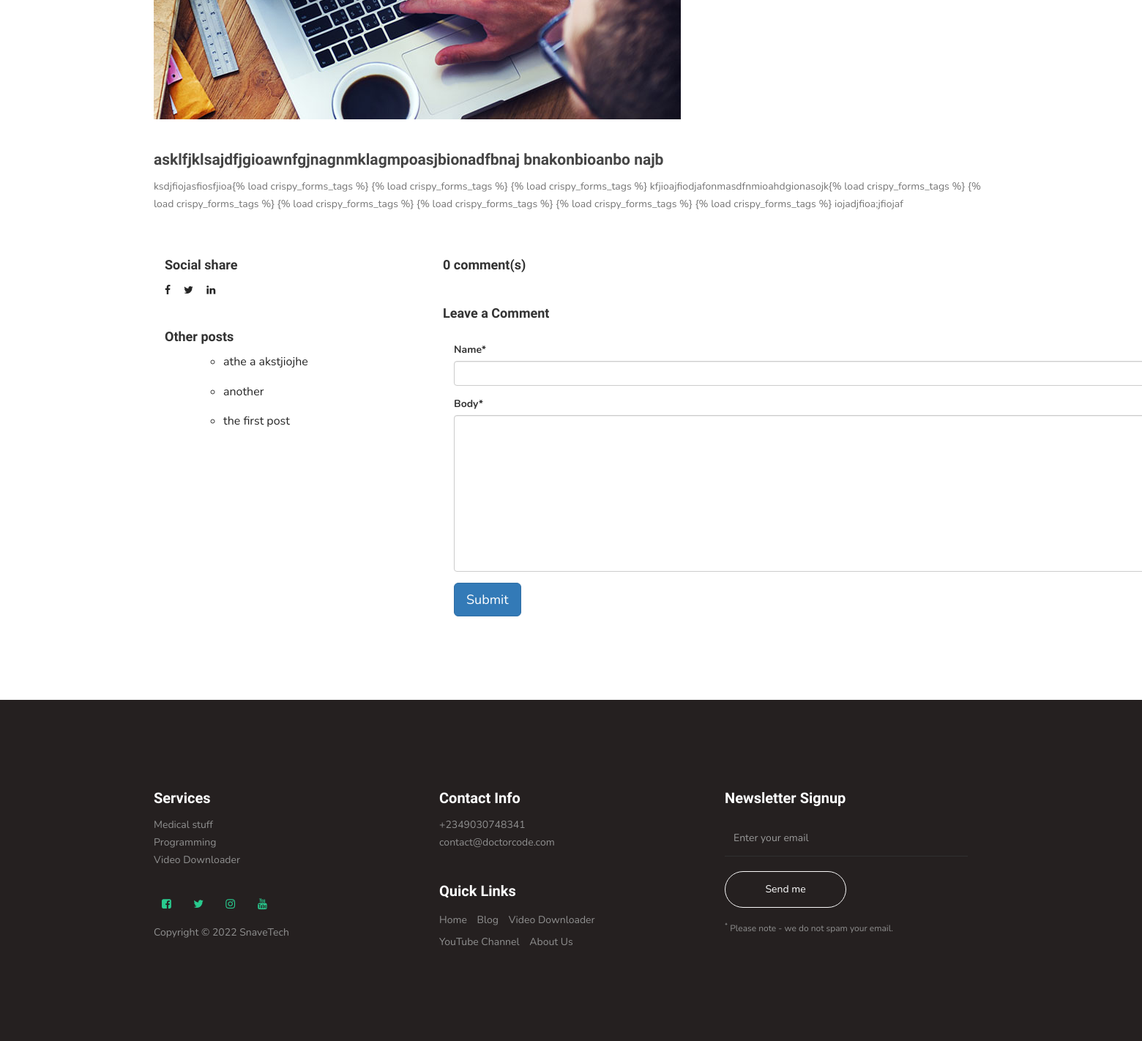
Page /blog/athe-a-akstjiojhe/ (lower part) on the earlier database version.
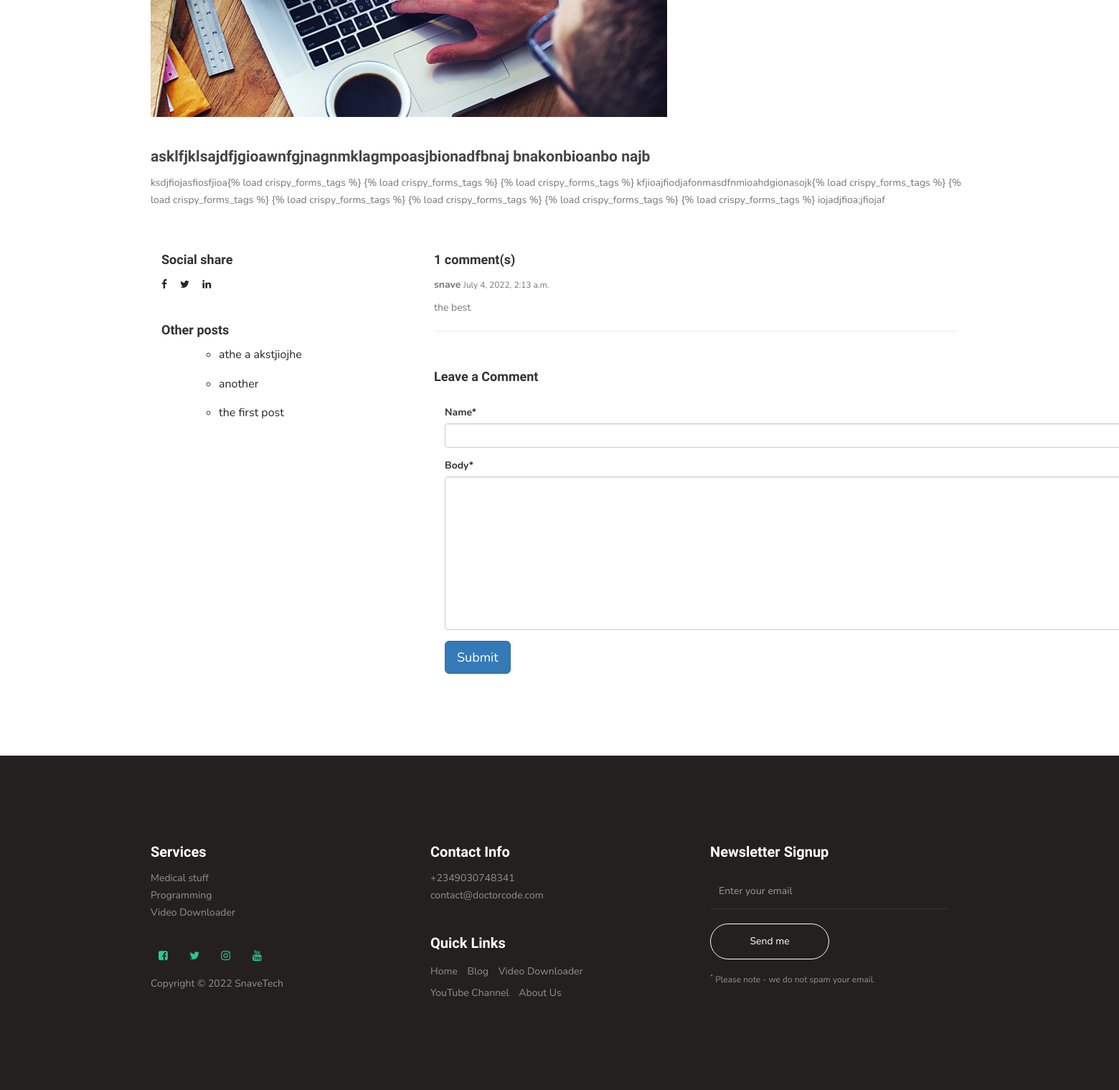
Same page on the later database version.
### core/models.py (models this page shows, shortened)
class Post(models.Model):
    title = models.CharField(max_length=200, unique=True)
    subtitle = models.CharField(max_length=255, blank=True)
    meta_description = models.CharField(max_length=150, blank=True)
    slug = models.SlugField(max_length=200, unique=True)
    author = models.ForeignKey(
        User, on_delete=models.CASCADE, related_name="blog_posts"
    )
    updated_on = models.DateTimeField(auto_now=True)
    content = RichTextUploadingField()
    created_on = models.DateTimeField(auto_now_add=True)
    status = models.IntegerField(choices=STATUS, default=0)
    image = models.ImageField(upload_to="images", blank=True)
    class Meta:
        ordering = ["-created_on"]

class Comment(models.Model):
    post = models.ForeignKey(Post, on_delete=models.CASCADE, related_name="comments")
    name = models.CharField(max_length=80)
    body = models.TextField()
    created_on = models.DateTimeField(auto_now_add=True)
    active = models.BooleanField(default=True)
    class Meta:
        ordering = ["created_on"]

class Links(models.Model):
    twitter = models.URLField(null=True, blank=True, default="")
    facebook = models.URLField(null=True, blank=True, default="")
    youtube = models.URLField(null=True, blank=True, default="")
    instagram = models.URLField(null=True, blank=True, default="")
    linkedin = models.URLField(null=True, blank=True, default="")

### core/views.py (the view)
# urls.py: path("blog/<slug:slug>/", views.post_detail, name="post_detail"),
def post_detail(request, slug):
    links = Links.objects.all().first()
    all_post = Post.objects.all()
    post = get_object_or_404(Post, slug=slug)
    comments = post.comments.filter(active=True)
    new_comment = None
    if request.method == "POST":
        comment_form = CommentForm(data=request.POST)
        if comment_form.is_valid():
            new_comment = comment_form.save(commit=False)
            new_comment.post = post
            new_comment.save()
    else:
        comment_form = CommentForm()
    return render(
        request,
        "post_details.html",
        {
            "post": post,
            "links":links,
            "all_post": all_post,
            "comments": comments,
            "new_comments": new_comment,
            "comment_form": comment_form,
        },
    )

### core/forms.py
class CommentForm(forms.ModelForm):
    class Meta:
        model = Comment
        fields = ("name", "body")

### templates/post_details.html (shortened to what this page needs)
{% load static %}
{% load crispy_forms_tags %}
<html lang="en">
<head>
     <link rel="stylesheet" href="{% static 'core/css/owl.theme.default.min.css' %}">
     <link rel="stylesheet" href="https://cdn.jsdelivr.net/npm/bootstrap@3.3.7/dist/css/bootstrap.min.css"
>
     <link rel="stylesheet" href="{% static 'core/css/font-awesome.min.css' %}">
     <link rel="stylesheet" href="{% static 'core/css/style.css' %}">
</head>
<body id="top" data-spy="scroll" data-target=".navbar-collapse" data-offset="50">
     <section>
          <div class="container">
               {% if post.image %}
               <img class="img-responsive" src="{{ post.image.url }}" alt="">
               {% else %}
               <img src="{% static 'core/images/product-1-720x480.jpg' %}" class="img-responsive" alt="">
               {% endif %}
               <br>
               <h3>{{ post.subtitle }}</h3>
               <p>{{ post.content | safe }}</p>
               <br>
               <br>
               <div class="row container">
                    <div class="col-md-4 col-xs-12">
                         <h4>Social share</h4>
                         <p>
                              <a href="#" target="_blank"><i class="fa fa-facebook"></i></a> &nbsp;&nbsp;&nbsp;
                              <a href="#" target="_blank"><i class="fa fa-twitter"></i></a> &nbsp;&nbsp;&nbsp;
                              <a href="#" target="_blank"><i class="fa fa-linkedin"></i></a>
                         </p>
                         <br>
                         <h4>Other posts</h4>
                         <ul class="list">
                              {% for post in all_post %}
                              <ul class="list">
                                   <li><a href="{% url 'post_detail' post.slug  %}">{{ post.title }}</a></li>
                              </ul>
                              {% endfor %}
                         </ul>
                    </div>
                    <div class="col-md-8 col-xs-12">
                         <h4>{{ comments.count }} comment(s)</h4>
                         {% for comment in comments %}
                         <div class="commentname">
                              <p>
                                   <b>{{ comment.name }}</b>
                                   <small>
                                        {{ comment.created_on }}
                                   </small>
                              </p>
                              {{ comment.body | linebreaks }}
                         </div>
                         <hr class="hr1">
                         {% endfor %}
                         <br>
                         <h4>Leave a Comment</h4>
                         <div class="container">
                              {% if new_comment %}
                              <div class="alert alert-success" role="alert">
                                   Your comment is awaiting moderation
                              </div>
                              {% else %}
                              <form method="post" style="margin-top: 1.3em;">
                                   {{ comment_form | crispy }}
                                   <button type="submit" class="btn btn-primary  btn-lg">Submit</button>
                              </form>
                              {% endif %}
                         </div>
                    </div>
               </div>
          </div>
     </section>
     {% include 'footer.html' %}
</body>
</html>

Differences in the rows shown:
added Comment: name "snave", created_on "July 4, 2022, 2:13 a.m.", body "the best"
Other differences:
{{ comments.count }}: "0" → "1"
